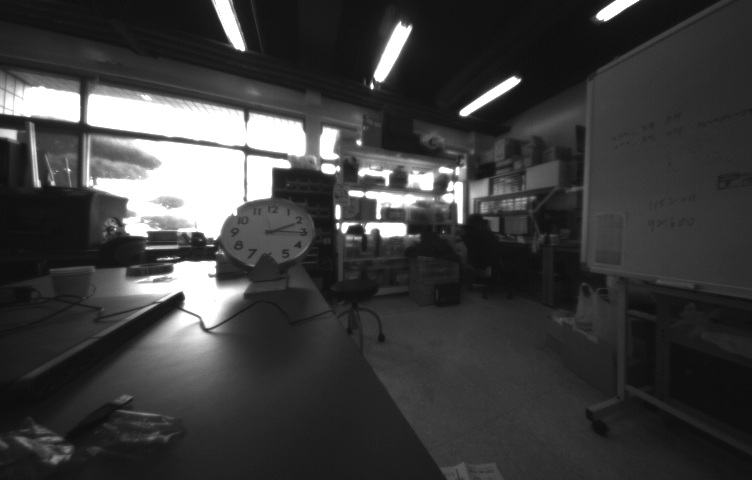
%> input picture matlab/synth/hdr-photography-master/ss1.png, 752 x 480 px; its folder holds 4 pictures in this run
$ octave example1.m   (GNU Octave 9; MATLAB toolbox functions it lacks are replaced by stand-ins)
%> lines starting %> are read from the running program, lines starting %| are printed output that depends on the picture; in (x1, y1, x2, y2) boxes, pixels count from 0 and x2, y2 are one past the last pixel; in counts of white or black regions, pixels touching at a corner belong together; the program's own positions count from 1

clear all;
close all;
N = 18;
Low = 1;

for q = Low:1:N

mb=im2double(imread(sprintf('ss%d.png', q)));
%> mb: size 480x752 double; min 0.051, max 1, mean 0.244

%% Convert  image ( entropy, Gaussian)
% mb = rgb2gray(mb);
J = entropyfilt(mb);
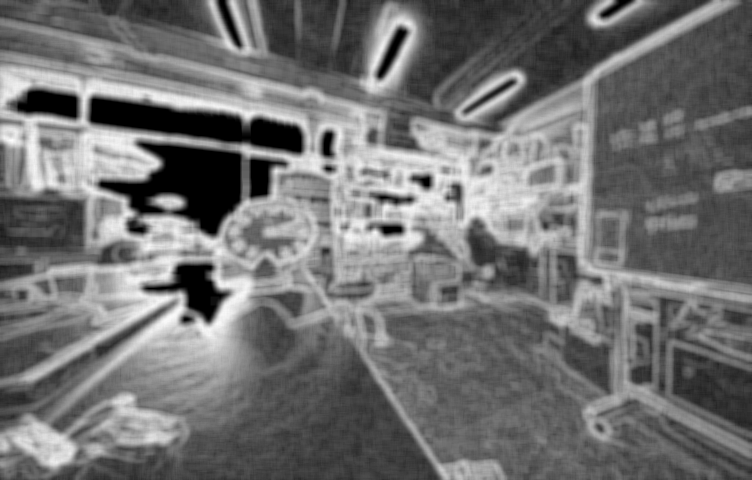
%> J: size 480x752 double; min 0, max 6.16, mean 2.75; drawn with min black and max white
[rs, cs] = find(J<=0.05); % Saturated region
%> rs = 12470 values from 1 to 320; cs = 12470 values from 19 to 628
K = sum(J); % entropy row sum
%> K = 752 values, max 1729.8 at index 88, min 905.2 at index 752, mean 1320.3
% Th = find(K < mean(K));
% K(1,Th)= 0;
mu = mean(K); % entropt median
%> mu = 1320.3
sigma=std2(K);
%> sigma = 172.2
GP = normpdf(K, mu, sigma);
%> GP = 752 values, max 0.00232 at index 519, min 0.000127 at index 752, mean 0.00162
W = GP / sum(GP);
%> W = 752 values, max 0.00191 at index 519, min 0.000104 at index 752, mean 0.00133
S = zeros(size(mb));
M = [rs, cs];

%% Gradient image
[Gmag, Gdir] = imgradient(mb,'prewitt');
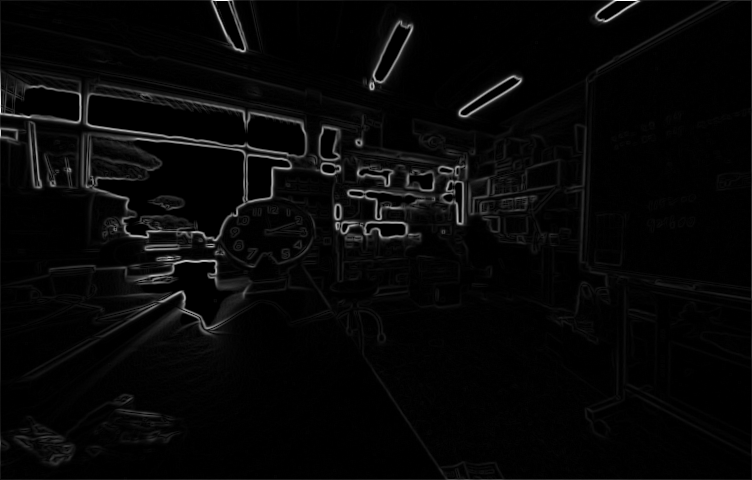
%> Gmag: size 480x752 double; min 0, max 3.02, mean 0.09; drawn with min black and max white
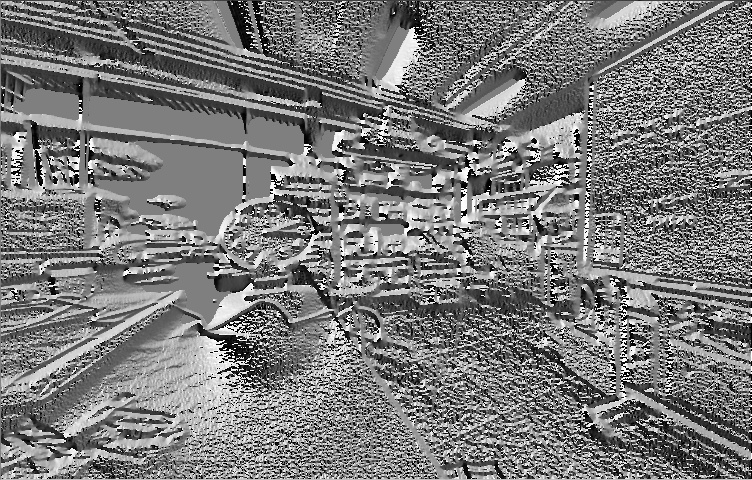
%> Gdir: size 480x752 double; min -180, max 180, mean -7.4; drawn with min black and max white
% dr.Shim method
delta = 0.001;
lambda = 0.1;
GmagSim = (Gmag-min(Gmag(:)))/(max(Gmag(:))-min(Gmag(:)));
N = log(lambda*(1-delta)+1);

% Percentile (RPG)
GFR = Gmag > (median(mean(Gmag)));
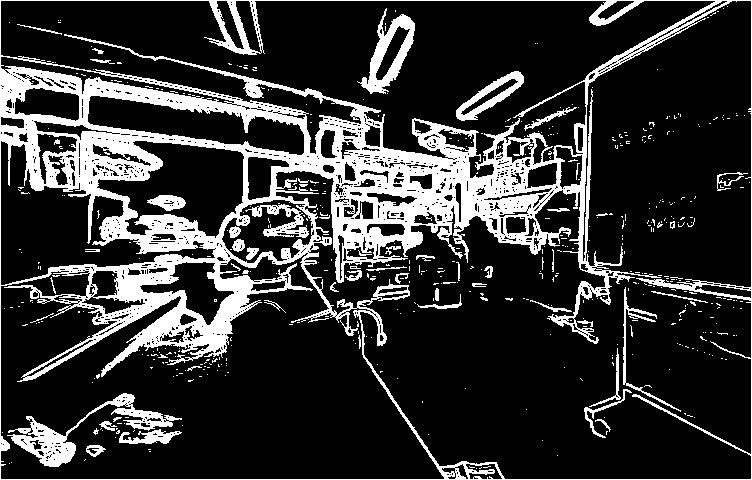
%> GFR: size 480x752 logical; 20.3% white; 530 white regions (472 under 20 px), largest, box (x1, y1, x2, y2) and area: (0, 0, 752, 480) 61323, (7, 393, 182, 467) 2604, (357, 8, 415, 94) 1681

% Ours
GF= Gmag > (mean(mean(Gmag))) *0.5 ;
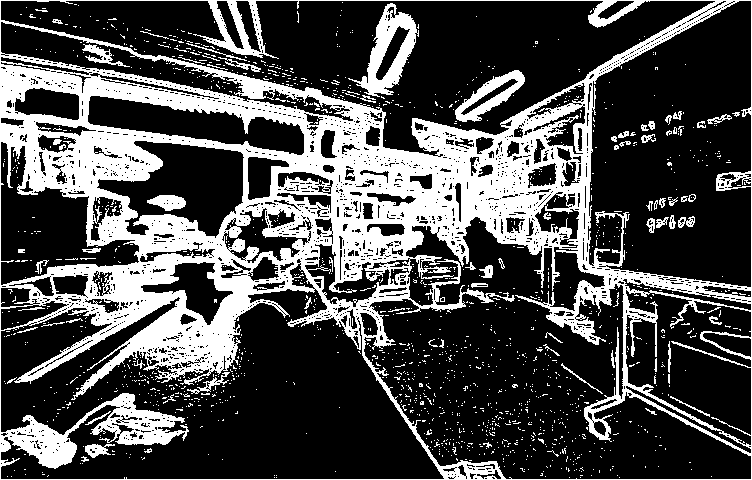
%> GF: size 480x752 logical; 29.6% white; 1511 white regions (1434 under 20 px), largest, box (x1, y1, x2, y2) and area: (0, 0, 752, 480) 95205, (348, 3, 419, 97) 2378, (455, 70, 525, 122) 1288
CountG = size(find(GF==1)');
%> CountG = [1 106707]

% Saturation weight
S(M(:,1), M(:,2)) = -mean(mean(Gmag)) * 0.86;
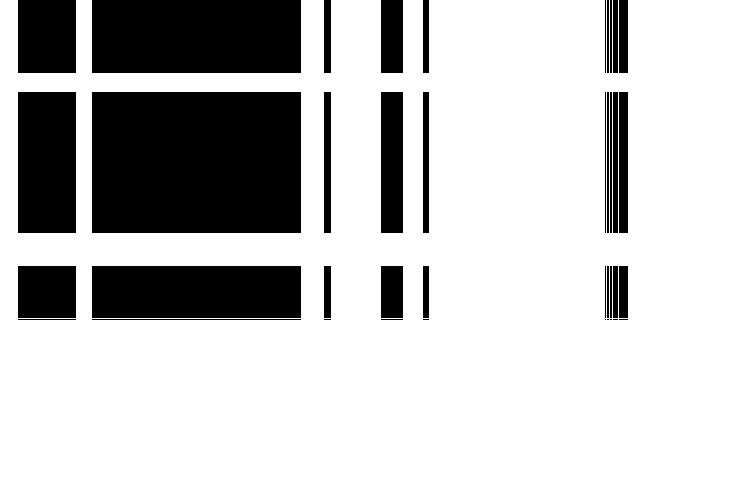
%> S: size 480x752 double; values -0.0774 (black) and 0 (white), 76.3% white; 40 black regions (7 under 20 px), largest, box (x1, y1, x2, y2) and area: (92, 92, 301, 233) 29469, (92, 0, 301, 73) 15257, (92, 266, 301, 318) 10868
SVal = -mean(mean(Gmag))* 0.86;
%> SVal = -0.0774

% [7 lines of commented-out code are left out]

GmagOur = sum(GF .* Gmag + S) ;
%> GmagOur = 752 values, max 228 at index 1, min -4.91 at index 620, mean 29.08
GmagS = sum(real(log(lambda*(GmagSim-delta)+1))/N);
%> GmagS = 752 values, max 77.25 at index 1, min 2.64 at index 747, mean 14.37
GmagR = sum(GFR.* Gmag);
%> GmagR = 752 values, max 228 at index 1, min 2.13 at index 746, mean 35.21

SG = sqrt(sum(GmagS));
%> SG = 103.9
RG = sqrt(sum(GmagR));
%> RG = 162.7
WG = (sum(W.*GmagOur));
%> WG = 28.89

% WG = sum(G);
SG2(q,:) = [q,SG];
RG2(q,:) = [q, RG];
WG2(q, :) = [q, WG];

    if ( q >= 1)
    figure(1)
    plot(WG2(:,1), WG2(:,2));
    hold on;
    L = max(WG2(:,2));
%> L = 28.89
    Lp = find(WG2(:,2) == L) ;
%> Lp = 1
    plot(Lp, WG2(Lp,2), 'r*')
    fprintf('measured exposure time is %d [ms]\n' , Lp)
%| measured exposure time is 1 [ms]

    bi = [WG2(q,:); WG2(q,:)] ;
%> bi = [1 28.89; 1 28.89]

    min_v = min(WG2(:,1)); max_v = max(WG2(:,1));
%> after `min_v = min(WG2(:,1))`: min_v = 1
%> after `max_v = max(WG2(:,1))`: max_v = 1
    x1 = min_v:1 :max_v ;
%> x1 = 1

    a1 = (bi(2,2)-bi(1,2))  /  (bi(2,1) - bi(1,1)) ;
%> a1 = NaN
    y1 = a1 * (x1- bi(1,1)) + bi(1,2);
%> y1 = NaN

        % find solution
        if (a1 < 0)
        fprintf('%d is optimal !!!!!!!!!!!!!!!!!!!!!!!!!!!!!!! updated  \n' , bi(1,1))
        mp=im2double(imread(sprintf('%d.png',  bi(1,1))));
        figure(2)
        imshow(mp)

        break;
        end
        % plot two lines
        plot(x1, y1, ':k')
        pause(.1)

%% figure 2
% [18 lines of commented-out code are left out]
plot(WG2(:,1), WG2(:,2))
% figure(6); plot(WG2(:,1), WG2(:,2))
hold on
[maxval maxloc] = max(WG2(:,2));
%> maxval = 28.89; maxloc = 1
% scatter(maxloc, maxval)
xlabel('Exposure Time [ms]');
ylabel('Entropy Weighted Gradient  ');
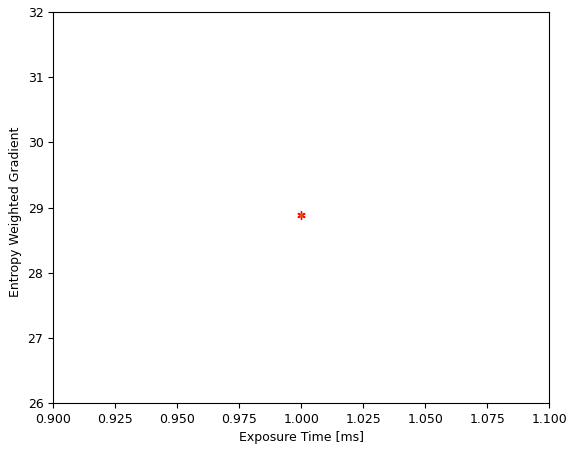
%> figure redrawn from the program's plot data
%> (the run ends here)
